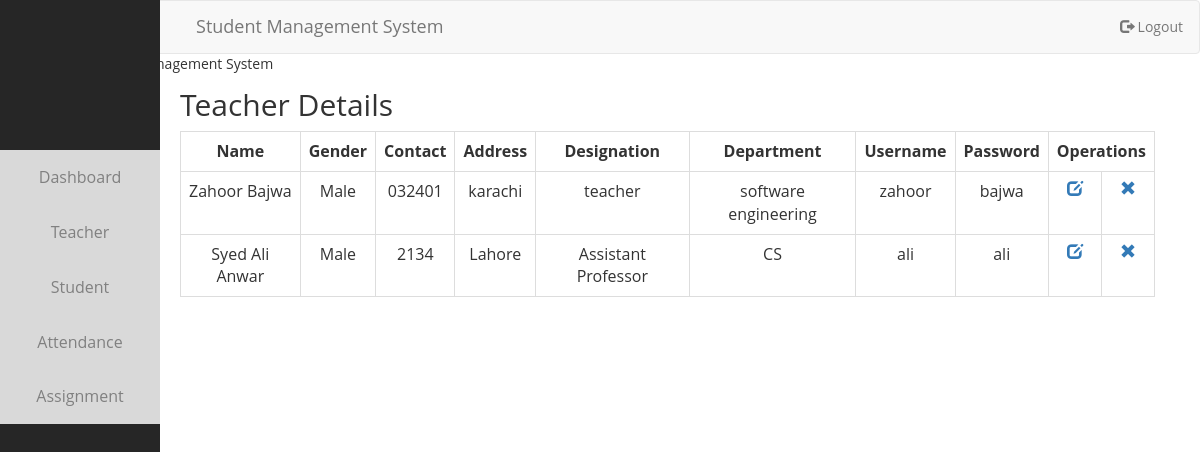
/at1.php (signed in), run on the app's committed database.
### tables this page shows
CREATE TABLE `teacher` (
  `tid` int(11) NOT NULL,
  `name` varchar(45) NOT NULL,
  `gender` varchar(20) DEFAULT NULL,
  `contact` varchar(11) DEFAULT NULL,
  `address` varchar(45) DEFAULT NULL,
  `designation` varchar(45) DEFAULT NULL,
  `department` varchar(20) DEFAULT NULL,
  `username` varchar(255) DEFAULT NULL,
  `password` varchar(255) DEFAULT NULL
);

### at1.php (the view, shortened to what this page needs)
<?php
include("dbconfig.php");
include("header.php");
?>
<!DOCTYPE html>
<html>
<head>
</head>
<body style="background-color: white;">
	<nav class="navbar navbar-default" style="margin-bottom: 0px;width: 100%" id="top">
	  <div class="container-fluid">
	  	<div class="navbar-header" style="margin-left: 180px;">
	      <a class="navbar-brand" href="#">Student Management System</a>
	    </div>
	    <ul class="nav navbar-nav navbar-right list-unstyled">
	    	<li>
	    		<a href="logout.php" class="btn btn-md"><span class="glyphicon glyphicon-log-out"></span> Logout</a>
	    	</li>
	    </ul>
	  </div>
	</nav>
	<marquee style="margin-bottom:-6px;" bgcolor="#f8f8f8" scrollamount="9" height="30"> Welcome to Student Management System</marquee>
<div class="sidenav">
	<div class="dropdown">
	  <button class="dropbtn">Dashboard</button>
	</div>
	<div class="dropdown">
	  <button class="dropbtn">Teacher</button>
	</div>
	<div class="dropdown">
	  <button class="dropbtn">Student</button>
	</div>
	<div class="dropdown">
	  <button class="dropbtn">Attendance</button>
	</div>
	<div class="dropdown">
	  <button class="dropbtn">Assignment</button>
	</div>
</div>
	<div id="main" style="margin-left: 180px;">
		<h2>Teacher Details</h2>
		<div class="table-responsive text-center" style="padding-right: 45px;">
			<table class="table table-hover table-bordered text-center">
			    <th class="text-center">Name</th>
			    <th class="text-center">Gender</th>
			    <th class="text-center">Contact</th>
			    <th class="text-center">Address</th>
			    <th class="text-center">Designation</th>
			    <th class="text-center">Department</th>
			    <th class="text-center">Username</th>
			    <th class="text-center">Password</th>
			    <th class="text-center" colspan="2">Operations</th>
			    <?php
				$sql_query="SELECT * FROM teacher";
				$result_set=mysqli_query($con, $sql_query);
				if(mysqli_num_rows($result_set)>0)
				{
			        while($row=mysqli_fetch_row($result_set))
					{
					?>
			            <tr>
			            <td><?php echo $row[1]; ?></td>
			            <td><?php echo $row[2]; ?></td>
			            <td><?php echo $row[3]; ?></td>
			            <td><?php echo $row[4]; ?></td>
			            <td><?php echo $row[5]; ?></td>
			            <td><?php echo $row[6]; ?></td>
			            <td><?php echo $row[7]; ?></td>
			            <td><?php echo $row[8]; ?></td>
			            <td align="center"><a href="javascript:edt_id('<?php echo $row[0]; ?>')"><i class="glyphicon glyphicon-edit"></i></a></td>
			            <td align="center"><a href="javascript:delete_id('<?php echo $row[0]; ?>')"><i class="glyphicon glyphicon-remove"></i></a></td>
			            </tr>
			        <?php
					}
				}
				else
				{
					?>
			        <tr>
			        <td colspan="5">No Data Found !</td>
			        </tr>
			        <?php
				}
				?>
		    </table>
		</div>
	</div>
</body>
</html>

### style.css (style rules this page uses)
body { margin: 0px; font-family: "Open Sans", Helvetica, Arial, sans-serif; background-repeat: no-repeat; background-size: 100% 1080px; -webkit-background-size: cover; -moz-background-size: cover; background-size: cover; -o-background-size: cover; }
.dropbtn { width: 160px; background-color: #d9d9d9; color: gray; padding: 16px; font-size: 16px; border: none; cursor: pointer; }
.dropdown { position: relative; display: inline-block; }
.sidenav { height: 100%; width: 160px; position: fixed; z-index: 1; top: 0; left: 0; bottom: 0; background-color: #262626; overflow-x: hidden; padding-top: 150px; }

### data on the page
teacher: name "Zahoor Bajwa", gender "Male", contact "032401", address "karachi", designation "teacher", department "software engineering", username "zahoor", password "bajwa"
teacher: name "Syed Ali Anwar", gender "Male", contact "2134", address "Lahore", designation "Assistant Professor", department "CS", username "ali", password "ali"
